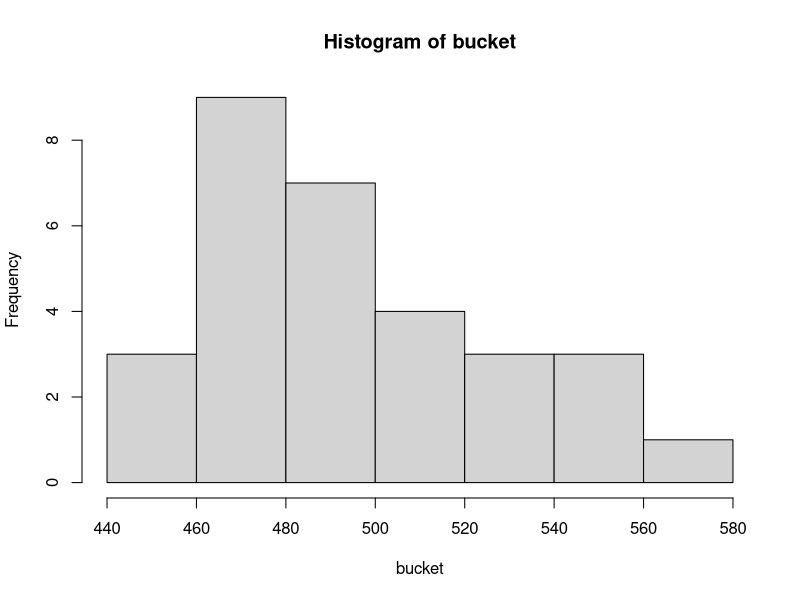

Write the R code that produced this figure.
## ---- chunk 1
buildDY <- function(csize=35){
  bdlist=1:365
  out <- sample(bdlist,csize,replace=T)
}

## ---- chunk 2
try1=buildDY(csize = 35)
table(try1)

## ---- chunk 3
maxdup = function(inlist){
    out <- max(table(inlist))
}

## ---- chunk 4
bucket=numeric()
for (j in 1:30){
  

brownlow=0
trials = numeric()

for (i in 1:1137) {
  a<-buildDY(csize = 35)
  trials[i] = maxdup(a)
 
}

out <- ifelse(trials>=2,1,-2) 
bucket[j] <- sum(out)
}
hist(bucket)

